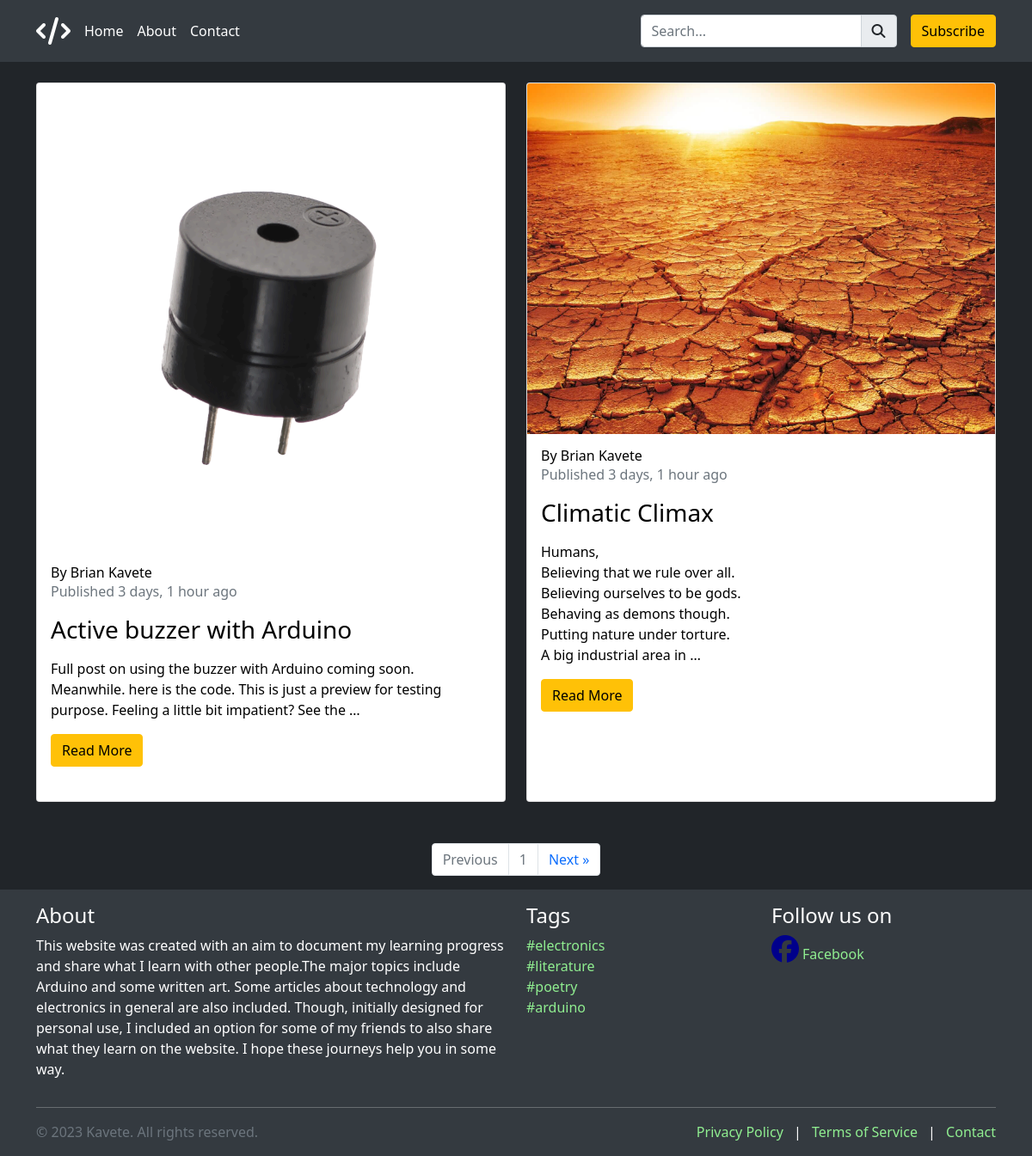
The page / on the database its author committed.
### main_blog/models.py (models this page shows, shortened)
class BlogPost(models.Model):
    title = models.CharField(max_length=50)
    date_published = models.DateTimeField(auto_now_add=True)
    date_updated = models.DateTimeField(auto_now=True)
    author = models.ForeignKey(
        User, on_delete=models.CASCADE, related_name="blog_posts"
    )
    prepopulated_fields = {"slug": ("firstname", "lastname")}
    preview_image = models.ImageField(
        upload_to=unique_image_name, null=True, blank=True
    )
    tags = models.ManyToManyField(to=Tag, related_name="posts", blank=True)
    slug = models.SlugField(default="", null=False, unique=True)
    content = RichTextUploadingField(null=False)

class Tag(models.Model):
    name = models.CharField(max_length=100, unique=True)
    slug = models.SlugField(default="", null=False)
    def __str__(self):
        return f"{self.name}"

### main_blog/views.py (the view)
# urls.py: path('', blog_home, name='blog_home'),
def blog_home(request):
    all_posts = BlogPost.objects.all().order_by("-date_published")
    paginator = Paginator(all_posts, per_page=2)
    page_number = request.GET.get("page")
    data = paginator.get_page(page_number)
    context = {
        "all_posts": data,
    }
    return render(request, "home.html", context)

### main_blog/forms.py
class SubscriberForm(forms.ModelForm):
    class Meta:
        model = Subscriber
        fields = ['email', 'name']
        widgets = {
            'email': forms.EmailInput(attrs={'class': 'form-control mb-3', 'placeholder': 'Your email'}),
            'name': forms.TextInput(attrs={'class': 'form-control mb-3', 'placeholder': 'Your name'}),
        }

### main_blog/context_processors.py (called while the page is built)
def get_all_tags(request):
    all_tags = Tag.objects.all().order_by("?")[:10]
    return {"all_tags": all_tags}

def subscription_form(request):
    form = SubscriberForm()
    return {'subscription_form': form}

### main_blog/templates/home.html (shortened to what this page needs)
{% extends 'layout/base.html' %}
{% load humanize %}
{% block content %}
    <div class="container mt-4 mb-4">
        <div class="row align-items-stretch">
            {% if all_posts %}
                {% for latest_post in all_posts %}
                    <div class="col-md-6 mb-4">
                        <div class="card mb-4 h-100">
                            {% if latest_post.preview_image %}
                                <img src="{{ latest_post.preview_image.url }}" alt="Blog Post Image" class="card-img-top">
                            {% endif %}
                            <div class="card-body">
                                <div class="d-flex align-items-center mb-3">
                                    <div>
                                        <h6 class="m-0 text-black">
                                            By {{ latest_post.author.first_name }} {{ latest_post.author.last_name }}</h6>
                                        <p class="text-muted m-0">Published {{ latest_post.date_published | naturaltime }}</p>
                                    </div>
                                </div>
                                <h3 class="card-title">{{ latest_post.title }}</h3>
                                <p class="card-text">
                                    {{ latest_post.content | truncatewords:30 | safe }}
                                </p>
                                <a href="/post/{{ latest_post.slug }}" class="btn btn-warning">Read More</a>
                            </div>
                        </div>
                    </div>
                {% endfor %}
                {% endif %}
        </div>
    </div>
    {% if all_posts.number %}
    <nav aria-label="Page navigation">
        <ul class="pagination justify-content-center">
            {% if all_posts.has_previous %}
                <li class="page-item">
                    <a class="page-link" href='?page={{ all_posts.previous_page_number }}'>&laquo; Previous</a>
                </li>
            {% else %}
                <li class="page-item disabled">
                    <a class="page-link" href='#' tabindex="-1" aria-disabled="True">Previous</a>
                </li>
            {% endif %}
            {% if all_posts.number %}
            <li class="page-item disabled">
                <a href="#" class="page-link" aria-disabled="True">{{ all_posts.number }}</a>
            </li>
            {% endif %}
            {% if all_posts.has_next %}
                <li class="page-item">
                    <a class="page-link" href='?page={{ all_posts.next_page_number }}'>Next &raquo;</a>
                </li>
            {% else %}
                <li class="page-item disabled">
                    <a class="page-link" href='' tabindex="-1" aria-disabled="True">Next</a>
                </li>
            {% endif %}
        </ul>
    </nav>
      {% endif %}
{% endblock %}

### main_blog/templates/layout/base.html (shortened to what this page needs)
{% load static %}
<!DOCTYPE html>
<html lang="en">
<head>
    <link rel="stylesheet" href="{% static 'css/bootstrap.css' %}">
    <link rel="stylesheet" href="{% static 'css/main_styles.css' %}">
    <link rel="stylesheet" href="{% static 'css/prism.css' %}">
</head>
<body>
{% include 'partials/header.html'%}
{% block content %}
{% endblock %}
{% include 'partials/footer.html' %}
</body>
</html>

### main_blog/templates/partials/header.html (shortened to what this page needs)
{% load static %}
<header class="p-3 header">
    <div class="container">
        <div class="d-flex flex-wrap align-items-center justify-content-center justify-content-lg-start">
            <a href="{% url 'blog_home' %}" class="d-flex align-items-center mb-2 mb-lg-0 text-white text-decoration-none">
                <i class="fas fa-code fa-2x me-2"></i>
            </a>
            <ul class="nav col-12 col-lg-auto me-lg-auto mb-2 justify-content-center mb-md-0">
                <li><a href="{% url "blog_home" %}" class="nav-link px-2">Home</a></li>
                <li><a href="#about" class="nav-link px-2">About</a></li>
                <li><a href="#" class="nav-link px-2">Contact</a></li>
            </ul>
            <form class="col-12 col-lg-auto mb-3 mb-lg-0 me-lg-3" role="search" method="get"
                  action="{% url 'search' %}">
                <div class="input-group">
                    <input type="search" name="search_word" class="form-control form-control-dark"
                           placeholder="Search..." />
                    <button class="input-group-text text-decoration-none text-dark" type="submit">
                        <i class="fas fa-search"></i>
                    </button>
                </div>
            </form>
            <div class="text-end">
                {% if not user.is_authenticated %}
                <button type="button" class="btn btn-warning" data-bs-toggle="modal"
                        data-bs-target="#subscriptionModal">Subscribe
                </button>
                {% endif %}
            </div>
        </div>
    </div>
</header>

### main_blog/templates/partials/footer.html
<footer class="p-3 footer">
    <div class="container">
        <div class="row">
            <div class="col-md-6">
                <h4 id="about">About</h4>
                <p>This website was created with an aim to document my learning progress and share what I learn with
                    other people.The major topics include Arduino and some written art. Some articles about technology
                    and electronics in general are also included.
                    Though, initially designed for personal use, I included an option for some of my friends to also
                    share what they learn on the website.
                    I hope these journeys help you in some way.</p>
            </div>
            <div class="col-md-3">
                <h4>Tags</h4>
                <ul class="list-unstyled">
                    {% for tag in all_tags %}
                            <li><a href="/tags/{{ tag }}">#{{ tag }}</a></li>
                    {% endfor %}
                </ul>
            </div>
            <div class="col-md-3">
                <h4>Follow us on</h4>
                <ul class="list-unstyled d-flex align-items-center">
                    <li class="align-items-center"><i class="fab fa-facebook me-1"></i><a href="#">Facebook</a></li>
                </ul>
            </div>
        </div>
        <hr>
        <div class="row">
            <div class="col-md-6">
                <span class="text-muted">©  {% now "Y" %} Kavete. All rights reserved.</span>
            </div>
            <div class="col-md-6 text-md-end">
                <ul class="list-inline mb-0">
                    <li class="list-inline-item"><a href="#">Privacy Policy</a></li>
                    <li class="list-inline-item">|</li>
                    <li class="list-inline-item"><a href="#">Terms of Service</a></li>
                    <li class="list-inline-item">|</li>
                    <li class="list-inline-item"><a href="#">Contact</a></li>
                </ul>
            </div>
        </div>
    </div>
</footer>

### static/css/main_styles.css (style rules this page uses)
body { background-color: #212529; color: #fff; }
.card { color: #000; }
.header { background-color: #343a40; }
.header .nav-link { color: #fff; }
.footer { background-color: #343a40; color: #fff; }
a { color: lightgreen; text-decoration: none; }
.fa-facebook { color: darkblue; font-size: 2em; }

### rows shown on the page
BlogPost: preview_image (picture), author.first_name "Brian", author.last_name "Kavete", date_published "3 days, 1 hour ago", title "Active buzzer with Arduino", content "Full post on using the buzzer with Arduino coming soon. Meanwhile. here is the code. This is just a preview for testing purpose. Feeling a little bit impatient? See the …"
BlogPost: preview_image (picture), author.first_name "Brian", author.last_name "Kavete", date_published "3 days, 1 hour ago", title "Climatic Climax", content "Humans, Believing that we rule over all. Believing ourselves to be gods. Behaving as demons though. Putting nature under torture. A big industrial area in …"
Tag: name "electronics"
Tag: name "literature"
Tag: name "poetry"
Tag: name "arduino"

### other values the page prints
{{ all_posts.number }} "1"
